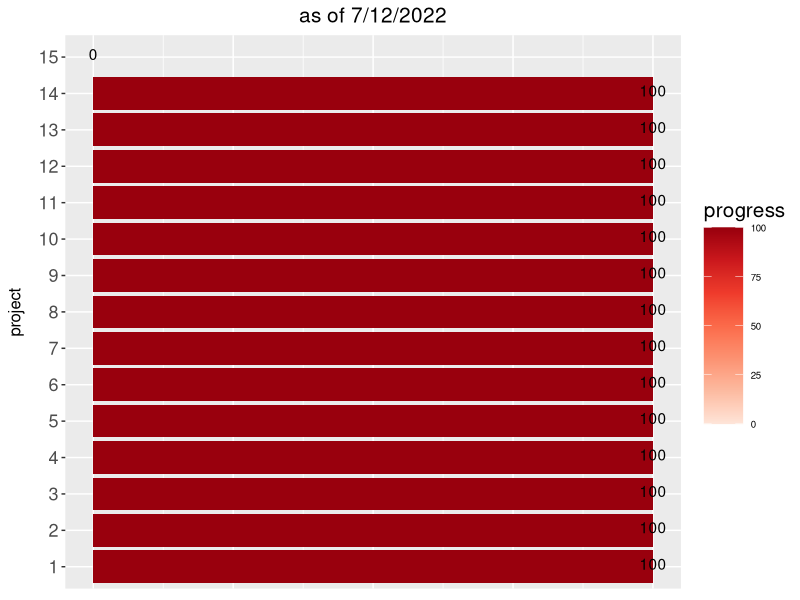

This chart was generated by the following R code:
## ---- chunk 1
knitr::opts_chunk$set(echo = TRUE)
library(tidyverse)
## ---- chunk 2
###### https://rstudio-pubs-static.s3.amazonaws.com/215319_ac67755c296b441dac7b24b48fc30156.html
project_progress=data.frame(project=seq(1,15), progress=c(100, 100, 100, 100, 100, 100, 100, 100, 100, 100, 100, 100,100,100,0))
bp.y <- ggplot(data =project_progress, aes(x = factor(project), y = progress)) + 
    geom_bar(stat = "identity", aes(fill = progress))+ 
  labs(x = "project")+
  geom_text(aes(label=progress), position=position_dodge(width=0.8), vjust=0.25, color="black")+  # add numbers over bars+
coord_flip()+ 
 theme_gray() +
    theme(axis.title.x = element_blank(), axis.text.x = element_blank(),
          axis.ticks.x = element_blank(), axis.text.y = element_text(size = 13), 
          axis.title.y = element_text(size = 12, margin = margin(0,10,0,0), angle =90 ), # this adjusts "project" on y axis 
          legend.position="none") + 
    scale_fill_distiller(name = "progress", palette = "Reds", direction = 1) + 
  theme(legend.position = "right", legend.direction = "vertical",
          legend.title = element_text(size = 15), legend.key.size = unit(1,"cm"),
          legend.text = element_text(size = 7))+
  ggtitle("as of 7/12/2022")+
  theme(plot.title = element_text(hjust = 0.5, size=15)) #center the title
bp.y
